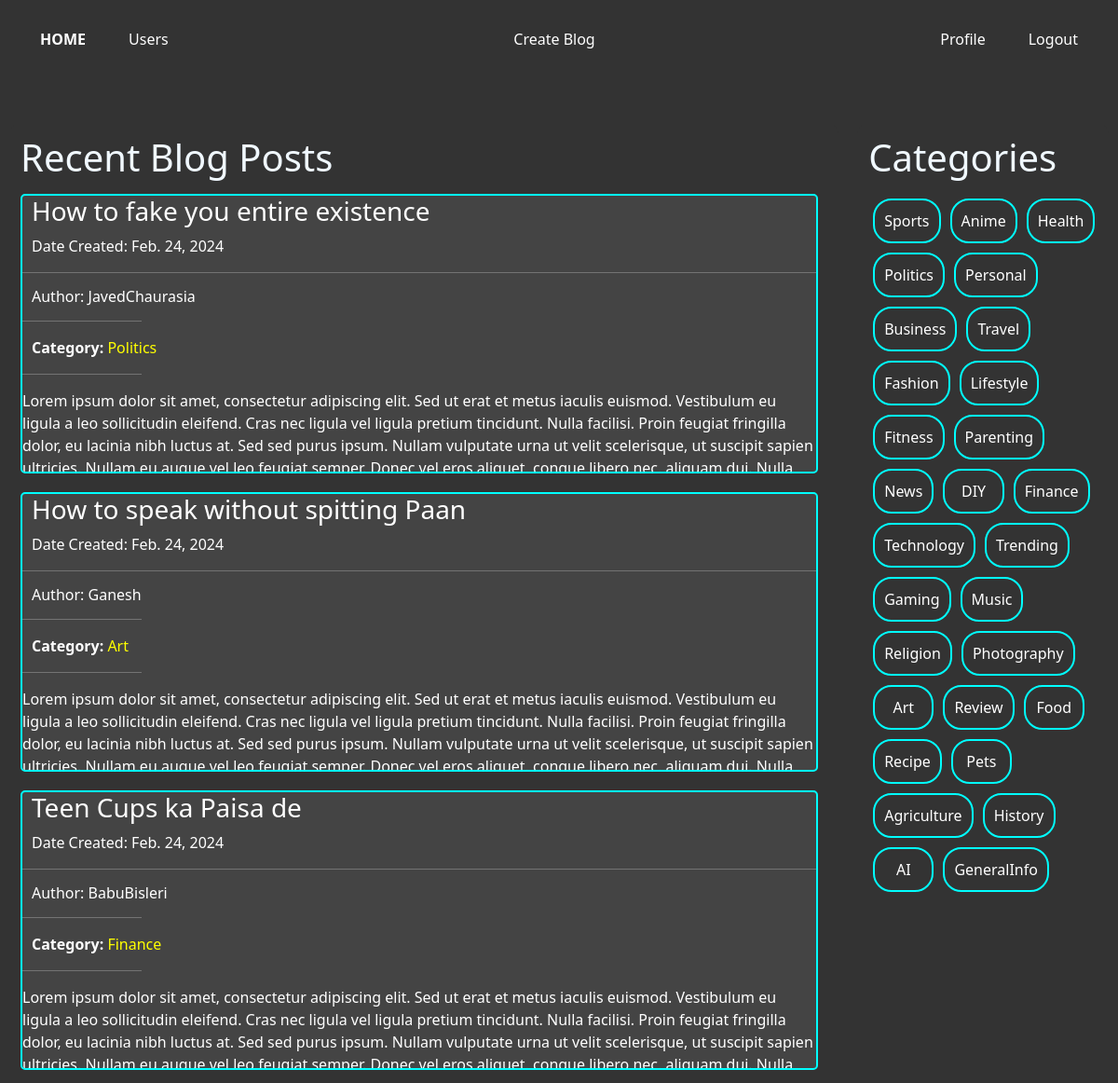
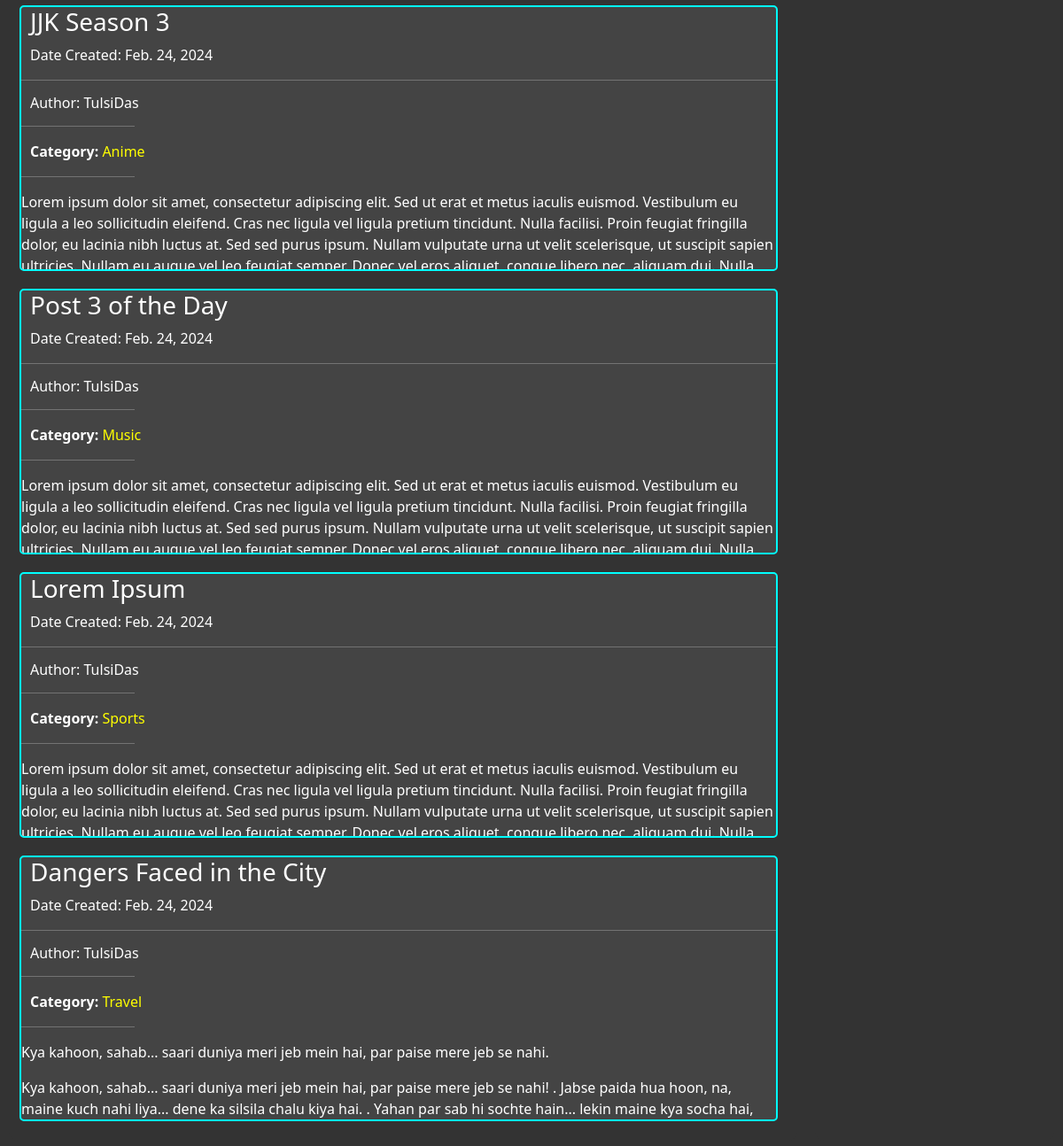
Screenshot of / (signed in) with the database file from the repository (2 pictures, top to bottom).
### home/models.py (models this page shows, shortened)
class Post(models.Model):
    author = models.ForeignKey(User, on_delete=models.CASCADE)
    title = models.CharField(max_length = 250)
    body =  RichTextField(blank=True, null=True)
    post_date = models.DateField(auto_now_add=True)
    category = models.CharField(max_length=250)
    likes = models.ManyToManyField(User, related_name='liked_posts')
    dislikes = models.ManyToManyField(User, related_name='disliked_post')

class Category(models.Model):
    name = models.CharField(max_length = 250)

### home/views.py (the view)
# urls.py: path('', views.index, name="home"),
def index(request):
    if not request.user.is_authenticated:
        return redirect('login')
    all_post = Post.objects.all().order_by('-pk')
    all_cats = Category.objects.all()
    context = {
        "posts" : all_post,
        "cats": all_cats
    }
    return render(request, 'index.html', context)

### templates/index.html (shortened to what this page needs)
{% extends 'base.html'%}
{% block content %}
<div class="content" style="background-color: #333 ;">
    <div class="left animated-border" style="margin-top: 5% ; margin-right: 10px;">
        <div style="margin-top: 10px; margin-bottom: 15px;">
           <h1 style="color: aliceblue; margin-left: 10px;">Recent Blog Posts</h1>
        </div>
        {% for post in posts  %}
        <div class="posts" style=" border: 2px solid; border-color: aqua;">
          <a style="text-decoration: none; color: #fff;" href="{% url 'detail' post.pk %}"><h3 style="margin-left: 10px;">{{ post.title }}</h3></a>
          <p style="margin-left: 10px;">Date Created: {{post.post_date}}</p>
          <hr>
          <h6 style="margin-left: 10px;">Author: {{ post.author }}</h6>
          <hr style="width: 15%;">
          <p style="margin-left: 10px; margin-right: 10px;"><b>Category:</b><a style="text-decoration: none; color: yellow;" href="{% url 'catPage' post.category %}"> {{ post.category }}</a></p>
          <hr style="width: 15%;">
          <p style="margin-left: 10px; margin-right: 10px;">{{ post.body|safe }}</p>
        </div>
        {% endfor %}
    </div>
    <div class="right animated-border" style="margin-top: 5%;">
      <div style="margin-top: 10px; margin-bottom: 15px;">
        <h1 style="color: aliceblue; margin-left: 10px;">Categories</h1>
      </div>
      <div class="buttons-container">
        {%for cat in cats %}
        <a href="{% url 'catPage' cat.name %}" style="color: #fff;" class="button6">{{cat.name}}</a>
        {% endfor %}
    </div>
    </div>
</div>
{% endblock content %}

### static/main.css (style rules this page uses)
body { margin: 0; border: 10px solid #333; }
.content { display: flex; }
.left, .right { height: 200px; border: 1px solid #333; border-radius: 10px; }
.left { flex: 10; height: auto; background-color: #333; }
.right { background-color: #333; flex: 3; margin-left: 10px; height: auto; }
.posts { color: #fff; height: 300px; overflow: hidden; margin-left: 10px; border-radius: 5px; margin-right: 20px; margin-bottom: 20px; border-color: black; border-width: 10px; background-color: #444; }
.animated-border { border: 2px solid transparent; border-radius: 10px; overflow: hidden; animation: rainbow-border 10s infinite linear; }
.buttons-container { margin-left: 10px; display: flex; flex-wrap: wrap; }
.button6 { flex: 0 0 calc(33.33% - 20px); color: inherit; border: 2px solid; border-color: aqua; border-radius: 20px; cursor: pointer; text-decoration: none; margin: 5px; margin-left: 5px; padding: 10px; text-align: center; text-decoration: none; transition: background-color 0.3s; }

### rows the page displays
Post: title "How to fake you entire existence", post_date "Feb. 24, 2024", author "JavedChaurasia", category "Politics", body "Lorem ipsum dolor sit amet, consectetur adipiscing elit. Sed ut erat et metus iaculis euismod. Vestibulum eu ligula a leo sollicitudin eleifend. Cras nec ligula vel ligula pretium tincidunt. Nulla facilisi. Proin feugiat fringilla dolor, eu lacinia nibh luctus at. Sed sed purus ipsum. Nullam vulputate urna ut velit scelerisque, ut suscipit sapien ultricies. Nullam eu augue vel leo feugiat semper. Donec vel eros aliquet, congue libero nec, aliquam dui. Nulla…"
Post: title "How to speak without spitting Paan", post_date "Feb. 24, 2024", author "Ganesh", category "Art", body "Lorem ipsum dolor sit amet, consectetur adipiscing elit. Sed ut erat et metus iaculis euismod. Vestibulum eu ligula a leo sollicitudin eleifend. Cras nec ligula vel ligula pretium tincidunt. Nulla facilisi. Proin feugiat fringilla dolor, eu lacinia nibh luctus at. Sed sed purus ipsum. Nullam vulputate urna ut velit scelerisque, ut suscipit sapien ultricies. Nullam eu augue vel leo feugiat semper. Donec vel eros aliquet, congue libero nec, aliquam dui. Nulla…"
Post: title "Teen Cups ka Paisa de", post_date "Feb. 24, 2024", author "BabuBisleri", category "Finance", body "Lorem ipsum dolor sit amet, consectetur adipiscing elit. Sed ut erat et metus iaculis euismod. Vestibulum eu ligula a leo sollicitudin eleifend. Cras nec ligula vel ligula pretium tincidunt. Nulla facilisi. Proin feugiat fringilla dolor, eu lacinia nibh luctus at. Sed sed purus ipsum. Nullam vulputate urna ut velit scelerisque, ut suscipit sapien ultricies. Nullam eu augue vel leo feugiat semper. Donec vel eros aliquet, congue libero nec, aliquam dui. Nulla…"
Post: title "JJK Season 3", post_date "Feb. 24, 2024", author "TulsiDas", category "Anime", body "Lorem ipsum dolor sit amet, consectetur adipiscing elit. Sed ut erat et metus iaculis euismod. Vestibulum eu ligula a leo sollicitudin eleifend. Cras nec ligula vel ligula pretium tincidunt. Nulla facilisi. Proin feugiat fringilla dolor, eu lacinia nibh luctus at. Sed sed purus ipsum. Nullam vulputate urna ut velit scelerisque, ut suscipit sapien ultricies. Nullam eu augue vel leo feugiat semper. Donec vel eros aliquet, congue libero nec, aliquam dui. Nulla…"
Post: title "Post 3 of the Day", post_date "Feb. 24, 2024", author "TulsiDas", category "Music", body "Lorem ipsum dolor sit amet, consectetur adipiscing elit. Sed ut erat et metus iaculis euismod. Vestibulum eu ligula a leo sollicitudin eleifend. Cras nec ligula vel ligula pretium tincidunt. Nulla facilisi. Proin feugiat fringilla dolor, eu lacinia nibh luctus at. Sed sed purus ipsum. Nullam vulputate urna ut velit scelerisque, ut suscipit sapien ultricies. Nullam eu augue vel leo feugiat semper. Donec vel eros aliquet, congue libero nec, aliquam dui. Nulla…"
Post: title "Lorem Ipsum", post_date "Feb. 24, 2024", author "TulsiDas", category "Sports", body "Lorem ipsum dolor sit amet, consectetur adipiscing elit. Sed ut erat et metus iaculis euismod. Vestibulum eu ligula a leo sollicitudin eleifend. Cras nec ligula vel ligula pretium tincidunt. Nulla facilisi. Proin feugiat fringilla dolor, eu lacinia nibh luctus at. Sed sed purus ipsum. Nullam vulputate urna ut velit scelerisque, ut suscipit sapien ultricies. Nullam eu augue vel leo feugiat semper. Donec vel eros aliquet, congue libero nec, aliquam dui. Nulla…"
Post: title "Dangers Faced in the City", post_date "Feb. 24, 2024", author "TulsiDas", category "Travel", body "Kya kahoon, sahab... saari duniya meri jeb mein hai, par paise mere jeb se nahi. Kya kahoon, sahab... saari duniya meri jeb mein hai, par paise mere jeb se nahi! . Jabse paida hua hoon, na, maine kuch nahi liya... dene ka silsila chalu kiya hai. . Yahan par sab hi sochte hain... lekin maine kya socha hai,…"
Category: name "Sports"
Category: name "Anime"
Category: name "Health"
Category: name "Politics"
Category: name "Personal"
Category: name "Business"
Category: name "Travel"
Category: name "Fashion"
Category: name "Lifestyle"
Category: name "Fitness"
Category: name "Parenting"
Category: name "News"
Category: name "DIY"
Category: name "Finance"
Category: name "Technology"
Category: name "Trending"
Category: name "Gaming"
Category: name "Music"
Category: name "Religion"
Category: name "Photography"
Category: name "Art"
Category: name "Review"
Category: name "Food"
Category: name "Recipe"
Category: name "Pets"
Category: name "Agriculture"
Category: name "History"
Category: name "AI"
Category: name "GeneralInfo"
